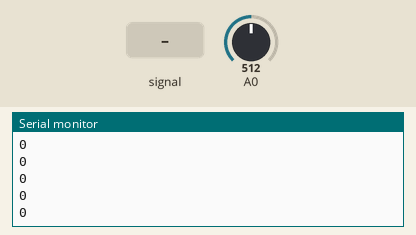
Recording of a sketch running on a simulated Arduino Uno, built with avr-gcc and run on an emulated ATmega328P. Shown: the last lines printed to the serial monitor. Inputs (shaded band) come from the test bench; at power-on: A0 = 512.

Above: at 1.2 s.
1.3 s: A0 fed a 2 Hz sine of ±306 counts around its level
At 1.77 s:
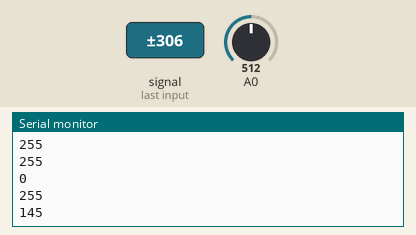
2.8 s: A0 set to 306
At 2.82 s:
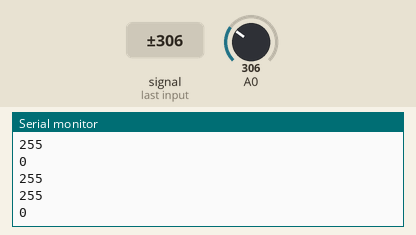
4.3 s: A0 fed a 200 Hz sine of ±81 counts around its level
At 4.37 s:
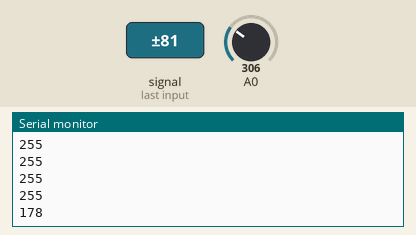
5.8 s: A0 set to 122
At 5.82 s:
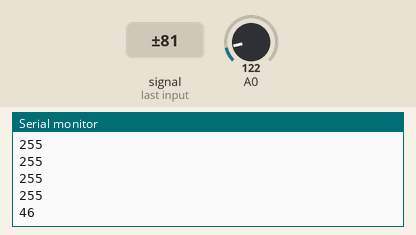
Timing chart, 0 to 8.3 s (numbered marks = the images above; inputs shaded):
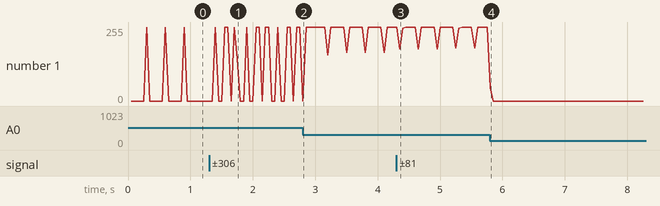

Measured:
- after the input at 1.3 s, the serial monitor: prints a new line after 0.45 s (image 1)
- after the input at 4.3 s, the serial monitor: prints a new line after 0.05 s (image 3)
- after the input at 5.8 s, the serial monitor: prints a new line at once (image 4)

The sketch:

Piezo_vibrationmeter.ino
```cpp
long startmillis = millis();
int val=0;

void setup(){
 Serial.begin(9600);

}

void loop(){
 startmillis = millis();
 while(millis()-startmillis<50){
   val+=analogRead(A0);
 }
 Serial.println(constrain(map(val,400,8000,0,255),0,255));
 val=0;

}
```
